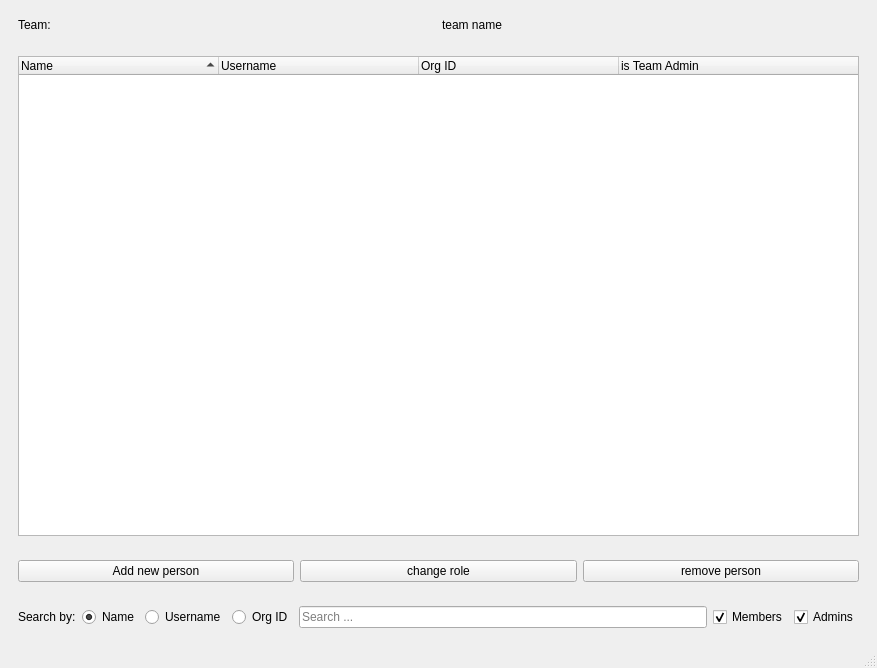
<?xml version="1.0" encoding="UTF-8"?>
<ui version="4.0">
 <class>TeamsWindow</class>
 <widget class="QMainWindow" name="TeamsWindow">
  <property name="geometry">
   <rect>
    <x>0</x>
    <y>0</y>
    <width>877</width>
    <height>668</height>
   </rect>
  </property>
  <property name="windowTitle">
   <string>MainWindow</string>
  </property>
  <widget class="QWidget" name="centralwidget">
   <layout class="QVBoxLayout" name="verticalLayout">
    <item>
     <widget class="QWidget" name="teams_win_header_widget" native="true">
      <layout class="QHBoxLayout" name="horizontalLayout_3">
       <item>
        <widget class="QLabel" name="teams_team_label">
         <property name="text">
          <string>Team:</string>
         </property>
        </widget>
       </item>
       <item>
        <widget class="QLabel" name="teams_team_name_text">
         <property name="text">
          <string>team name</string>
         </property>
        </widget>
       </item>
      </layout>
     </widget>
    </item>
    <item>
     <widget class="QWidget" name="teams_win_body_widget" native="true">
      <layout class="QVBoxLayout" name="verticalLayout_2">
       <item>
        <widget class="QTreeWidget" name="team_persons_tree_widget">
         <property name="showDropIndicator" stdset="0">
          <bool>true</bool>
         </property>
         <property name="selectionMode">
          <enum>QAbstractItemView::SingleSelection</enum>
         </property>
         <property name="sortingEnabled">
          <bool>true</bool>
         </property>
         <attribute name="headerDefaultSectionSize">
          <number>200</number>
         </attribute>
         <column>
          <property name="text">
           <string>Name</string>
          </property>
         </column>
         <column>
          <property name="text">
           <string>Username</string>
          </property>
         </column>
         <column>
          <property name="text">
           <string>Org ID</string>
          </property>
         </column>
         <column>
          <property name="text">
           <string>is Team Admin</string>
          </property>
         </column>
        </widget>
       </item>
      </layout>
     </widget>
    </item>
    <item>
     <widget class="QWidget" name="teams_win_person_btns_widget" native="true">
      <layout class="QHBoxLayout" name="horizontalLayout_2">
       <item>
        <widget class="QPushButton" name="teams_add_person_BTN">
         <property name="text">
          <string>Add new person</string>
         </property>
        </widget>
       </item>
       <item>
        <widget class="QPushButton" name="teams_change_role_BTN">
         <property name="text">
          <string>change role</string>
         </property>
        </widget>
       </item>
       <item>
        <widget class="QPushButton" name="teams_remove_person_BTN">
         <property name="text">
          <string>remove person</string>
         </property>
        </widget>
       </item>
      </layout>
     </widget>
    </item>
    <item>
     <widget class="QWidget" name="teams_win_footer_widget" native="true">
      <layout class="QHBoxLayout" name="horizontalLayout">
       <item>
        <widget class="QLabel" name="team_seach_by_label">
         <property name="text">
          <string>Search by:</string>
         </property>
        </widget>
       </item>
       <item>
        <widget class="QRadioButton" name="search_by_name_radio">
         <property name="text">
          <string>Name</string>
         </property>
         <property name="checked">
          <bool>true</bool>
         </property>
        </widget>
       </item>
       <item>
        <widget class="QRadioButton" name="search_by_username_radio">
         <property name="text">
          <string>Username</string>
         </property>
        </widget>
       </item>
       <item>
        <widget class="QRadioButton" name="search_by_org_id_radio">
         <property name="text">
          <string>Org ID</string>
         </property>
        </widget>
       </item>
       <item>
        <widget class="QLineEdit" name="search_line_edit">
         <property name="placeholderText">
          <string>Search ...</string>
         </property>
        </widget>
       </item>
       <item>
        <widget class="QCheckBox" name="members_checkbox">
         <property name="text">
          <string>Members</string>
         </property>
         <property name="checked">
          <bool>true</bool>
         </property>
        </widget>
       </item>
       <item>
        <widget class="QCheckBox" name="Admins_checkbox">
         <property name="text">
          <string>Admins</string>
         </property>
         <property name="checked">
          <bool>true</bool>
         </property>
        </widget>
       </item>
      </layout>
     </widget>
    </item>
   </layout>
  </widget>
  <widget class="QMenuBar" name="menubar">
   <property name="geometry">
    <rect>
     <x>0</x>
     <y>0</y>
     <width>877</width>
     <height>26</height>
    </rect>
   </property>
  </widget>
  <widget class="QStatusBar" name="statusbar"/>
 </widget>
 <resources/>
 <connections/>
</ui>
